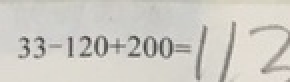
#> input picture 0.jpg, 145 x 41 px (shown 2 times larger)
$ python -i cutdata.py   (imports and definitions only)   (older library calls are emulated)
#> lines starting #> are read from the running program, lines starting #| are printed output that depends on the picture; after the words box and inside, x2 and y2 are one past the last pixel; in counts of white or black regions, pixels touching at a corner belong together
#> further down, picture is the input picture: shape (41, 145, 3); mean B, G, R 196.4, 203.4, 206
import os
import glob
import cv2
import numpy as np
import xml.etree.ElementTree as ET
from tqdm import tqdm

class ParseXml(object):

    # [223 lines left out: functions __init__, get_bbox_class, _read_xml, _parse_item, draw_bbox, cut_img and 4 more, not called in this run]


def enhance(img):
    if len(img.shape) == 2:
        sort_img = np.sort(np.ndarray.flatten(img))
        avager = np.min(sort_img[int(sort_img.shape[0] * 0.75):])
    else:
        sort_img = np.sort(np.reshape(img, [-1, 3]), axis=0)
        avager = np.min(sort_img[int(sort_img.shape[0] * 0.75):, :], axis=0)

    c_out = np.minimum(np.ones(img.shape), img / avager)
    mask = 0.5 - 0.5 * np.cos(0.75 * c_out * np.pi)
    return mask


# [28 lines left out: function local_enhance, not called in this run]

def img_normal_(img):
    img = cv2.cvtColor(img, cv2.COLOR_BGR2GRAY)
    img = cv2.blur(img,(3,3))

    canny = cv2.Canny(img,25,50,apertureSize=3)
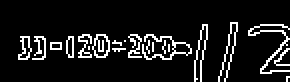
#> canny: shape (41, 145) (shown 2 times larger); 10.1% white in thin lines or dots, all inside (x1, y1, x2, y2) = (9, 11, 145, 41)

    gradX = cv2.Sobel(img, ddepth=cv2.CV_32F, dx=1, dy=0, ksize=3)              #水平方向sobel算子
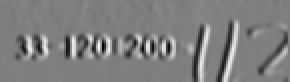
#> gradX: shape (41, 145) float32 (shown 2 times larger); min -282, max 282, mean -0.4; drawn with min black and max white
    gradY = cv2.Sobel(img, ddepth=cv2.CV_32F, dx=0, dy=1, ksize=3)              #垂直方向sobel算子
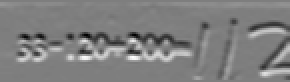
#> gradY: shape (41, 145) float32 (shown 2 times larger); min -243, max 248, mean 2.4; drawn with min black and max white

    # subtract the y-gradient from the x-gradient
    gradient = cv2.add(np.abs(gradX), np.abs(gradY))                                 #平滑
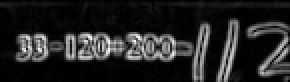
#> gradient: shape (41, 145) float32 (shown 2 times larger); min 0, max 364, mean 51.6; drawn with min black and max white
    (_, thresh) = cv2.threshold(gradient, 40, 255, cv2.THRESH_BINARY)
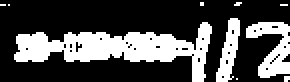
#> thresh: shape (41, 145) float32 (shown 2 times larger); 30.1% white; 10 white regions (7 under 20 px), largest, box (x1, y1, x2, y2) and area: (7, 11, 106, 41) 1230, (123, 11, 145, 39) 324, (108, 9, 120, 41) 207
    # thresh = 255-thresh

    return canny

def preprocess(img,size = 15):

    img2 = img_normal_(img.copy())
    mask = np.zeros(img.shape)

    i = 0
    while i < img.shape[0]:
        if i + size >= img.shape[0]:
            i_end = img.shape[0]
        else:
            i_end = i + size
        j = 0

        while j < img.shape[1]:
            if j + size >= img.shape[1]:
                j_end = img.shape[1]
            else:
                j_end = j + size
            try:
                part_mask = enhance(img[i:i_end, j:j_end])
            except:
                print('a')
            mask[i:i_end, j:j_end] = part_mask
            j = j + size

        i = i + size
#> this loop made 3 passes
#> (i_end, i) on pass 2: (30, 30)
#> i on passes 1, 3: 15, 45
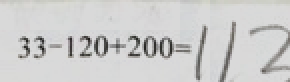
#> mask: shape (41, 145, 3) float64 (shown 2 times larger); mean B, G, R 0.802, 0.804, 0.805
#> after the loop, i = 45

    img1 = np.ones(img.shape) * mask * 255
    #cv2.imwrite("./img1.jpg",img1)
    img2 = 255-img2
    #cv2.imwrite("./img2.jpg", img2)
    img2 = cv2.cvtColor(img2,cv2.COLOR_GRAY2BGR)
    img3 = img1*(img2/255)
    img4 = img*(img2/255)
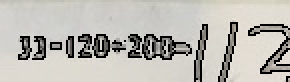
#> img4: shape (41, 145, 3) float64 (shown 2 times larger); mean B, G, R 177.8, 184.2, 186.5
    # cv2.imwrite("./img3.jpg", img3)
    return img4


# [8 lines not run here, left out]

    # [12 lines of commented-out code are left out]

>>> import cv2
>>> picture = cv2.imread('0.jpg')
>>> result = preprocess(picture)
